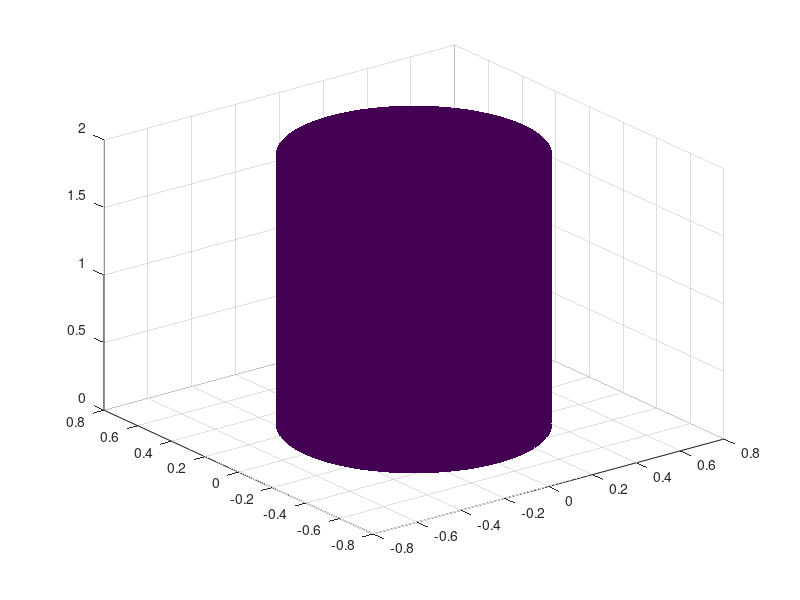

MATLAB code for this plot: (Note: this script raises an error after producing the figure.)
%% Illustrate tube with helical lines

r = 0.5; % radius of tube
h = 2; % height of tube
axlim = 1;

% cylinder
nt = 100;
[X,Y,Z] = cylinder(r*0.999,nt); 
Z = Z*h;

% helical lines
nlines = 3;
nturns = 1.2;
ntheta = 200;
theta = linspace(0,nturns*360,ntheta);
z0 = 0;
z1 = h;
theta0 = linspace(0,360,nlines+1); theta0 = theta0(1:nlines);
x0 = r*cosd(theta0);
y0 = r*sind(theta0);

x = zeros(nlines,ntheta);
y = zeros(nlines,ntheta);
z = zeros(nlines,ntheta);
for iline = 1:nlines
  x(iline,:) = r*cosd(theta0(iline)+theta);
  y(iline,:) = r*sind(theta0(iline)+theta);
  z(iline,:) = linspace(0,h,ntheta);
end


% plot
hca = subplot(1,1,1);

h_patch = surf(hca,X,Y*1,Z); 
shading(hca,'flat')
h_patch.FaceAlpha = 0.8;

hold(hca,'on')
h_lines = plot3(x',y',z','linewidth',2,'color','k');
hold(hca,'off')

view(hca,[1 1 0.8])
axis(hca,'equal')
hca.XLim = axlim*[-1 1];
hca.YLim = axlim*[-1 1];
hca.ZLim = [0 h];
hca.Box = 'on';
hca.BoxStyle = 'full';

hca.XLabel.String = 'x';
hca.YLabel.String = 'y';
hca.ZLabel.String = 'z';

%% Rotating fluxtube
r = 0.2; % radius of tube
h = 2; % height of tube
axlim = 1;

% cylinder
nt = 100;
[X,Y,Z] = cylinder(r*0.999,nt); 
Z = Z*h;

% helical lines
nlines = 10;
nturns = 0.1;
ntheta = 200;

ntheta = 10;
theta0 = linspace(0,360,nlines+1); theta0 = theta0(1:nlines);
theta0_vec = linspace(0,2*360*0.2+360/40,40);


colors = pic_colors('matlab');
color1 = colors(1,:);
color2 = colors(2,:);
colortube = [0.9 0.9 0.95];
colortube = [0.95 0.95 1];

for it = 1:ntheta
  
  theta = linspace(0,nturns*360,ntheta);
  z0_ = 0;
  z1_ = 0.5*h;
  z2_ = h;
  
  theta1 = theta0;
  theta2 = theta0 + theta0_vec(it);
  x0 = r*cosd(theta0);
  y0 = r*sind(theta0);

  x1 = zeros(nlines,ntheta);
  y1 = zeros(nlines,ntheta);
  z1 = zeros(nlines,ntheta);
  for iline = 1:nlines
    x1(iline,:) = r*cosd(theta1(iline)+theta);
    y1(iline,:) = r*sind(theta1(iline)+theta);
    z1(iline,:) = linspace(z0_,z1_,ntheta);
  end
  x2 = zeros(nlines,ntheta);
  y2 = zeros(nlines,ntheta);
  z2 = zeros(nlines,ntheta);
  for iline = 1:nlines
    x2(iline,:) = r*cosd(theta2(iline)+theta);
    y2(iline,:) = r*sind(theta2(iline)+theta);
    z2(iline,:) = linspace(z1_,z2_,ntheta);
  end

  % plot
  hca = subplot(1,1,1);
  %hca.Visible = 'off';
  hca.Box = 'off';

  h_patch = surf(hca,X*0.98,Y*0.98,Z); 
  colormap(hca,colortube)
  shading(hca,'flat')
  h_patch.FaceAlpha = 0.6;

  hold(hca,'on')
  h_lines = plot3(hca,x1',y1',z1','linewidth',2,'color',color1);
  hpl1 = plot3(hca,x1(:,end),y1(:,end),z1(:,end),'color',color1,'Marker','o','MarkerFaceColor',color1,'linestyle','none')
  h_lines = plot3(hca,x2',y2',z2','linewidth',2,'color',color2);
  hpl2 = plot3(hca,x2(:,1),y2(:,1),z2(:,1),'color',color2,'Marker','o','MarkerFaceColor',color2,'linestyle','none');
  hold(hca,'off')
  
  hca.Box = 'off';
  

  view(hca,[1 1 0.8])
  axis(hca,'equal')
  hca.XLim = axlim*[-1 1];
  hca.YLim = axlim*[-1 1];
  hca.ZLim = [0 h];
  hca.Box = 'off';
  %hca.BoxStyle = 'full';
  hca.Visible = 'off';
  

  hca.XLabel.String = 'x';
  hca.YLabel.String = 'y';
  hca.ZLabel.String = 'z';
  drawnow
  pause(0.1)
end